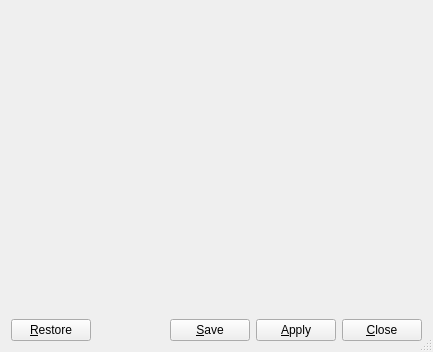
<ui version="4.0" >
 <author></author>
 <comment></comment>
 <exportmacro></exportmacro>
 <class>QPrefsUi</class>
 <widget class="QDialog" name="QPrefsUi" >
  <property name="geometry" >
   <rect>
    <x>0</x>
    <y>0</y>
    <width>433</width>
    <height>352</height>
   </rect>
  </property>
  <property name="sizePolicy" >
   <sizepolicy>
    <hsizetype>1</hsizetype>
    <vsizetype>1</vsizetype>
    <horstretch>0</horstretch>
    <verstretch>0</verstretch>
   </sizepolicy>
  </property>
  <property name="windowTitle" >
   <string/>
  </property>
  <property name="sizeGripEnabled" >
   <bool>true</bool>
  </property>
  <layout class="QVBoxLayout" >
   <property name="margin" >
    <number>11</number>
   </property>
   <property name="spacing" >
    <number>6</number>
   </property>
   <item>
    <widget class="lyx::frontend::PanelStack" name="prefsPS" />
   </item>
   <item>
    <layout class="QHBoxLayout" >
     <property name="margin" >
      <number>0</number>
     </property>
     <property name="spacing" >
      <number>6</number>
     </property>
     <item>
      <widget class="QPushButton" name="restorePB" >
       <property name="text" >
        <string>&amp;Restore</string>
       </property>
       <property name="autoDefault" >
        <bool>false</bool>
       </property>
      </widget>
     </item>
     <item>
      <spacer>
       <property name="orientation" >
        <enum>Qt::Horizontal</enum>
       </property>
       <property name="sizeType" >
        <enum>QSizePolicy::Expanding</enum>
       </property>
       <property name="sizeHint" >
        <size>
         <width>20</width>
         <height>20</height>
        </size>
       </property>
      </spacer>
     </item>
     <item>
      <widget class="QPushButton" name="savePB" >
       <property name="text" >
        <string>&amp;Save</string>
       </property>
       <property name="autoDefault" >
        <bool>false</bool>
       </property>
      </widget>
     </item>
     <item>
      <widget class="QPushButton" name="applyPB" >
       <property name="text" >
        <string>&amp;Apply</string>
       </property>
       <property name="autoDefault" >
        <bool>false</bool>
       </property>
      </widget>
     </item>
     <item>
      <widget class="QPushButton" name="closePB" >
       <property name="text" >
        <string>&amp;Close</string>
       </property>
       <property name="autoDefault" >
        <bool>false</bool>
       </property>
      </widget>
     </item>
    </layout>
   </item>
  </layout>
 </widget>
 <pixmapfunction></pixmapfunction>
 <customwidgets>
  <customwidget>
   <class>lyx::frontend::PanelStack</class>
   <extends></extends>
   <header>panelstack.h</header>
   <container>1</container>
   <pixmap></pixmap>
  </customwidget>
 </customwidgets>
 <tabstops>
  <tabstop>restorePB</tabstop>
  <tabstop>savePB</tabstop>
  <tabstop>applyPB</tabstop>
  <tabstop>closePB</tabstop>
 </tabstops>
 <resources/>
 <connections/>
</ui>
